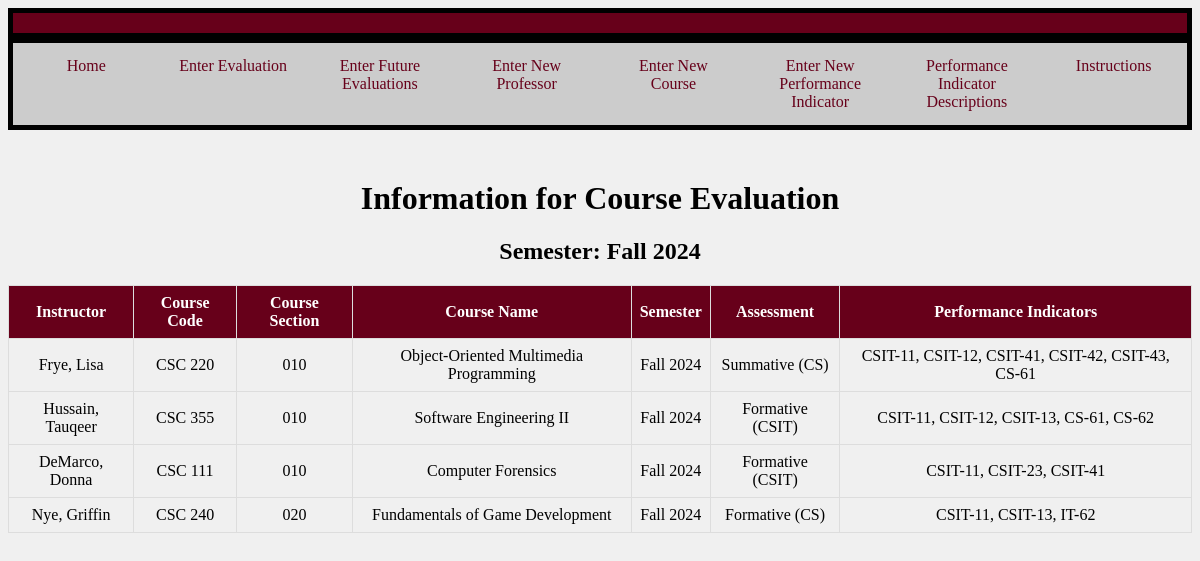
The app's page /fullSemester.php?semester=Fall 2024 with its own data.
### tables this page shows
CREATE TABLE "EVAL" (
	"ID"	INTEGER,
	"Instructor"	TEXT,
	"CourseCode"	TEXT,
	"Semester"	TEXT,
	"Assessment"	TEXT,
	"CourseName"	TEXT,
	"CourseSection"	TEXT,
	"PerformanceIndicator"	TEXT,
	PRIMARY KEY("ID" AUTOINCREMENT)
);

### fullSemester.php (the view, shortened to what this page needs)
<?php
try {
    $db = new PDO('sqlite:CSC355.db');
}
catch (Exception $exc){
    echo 'Exception: Cannot connect to the database: ', $exc->getMessage(), "\n";
}
if((isset($_GET['semester']) && isset( $_GET['code']) && isset($_GET['sec']))){
    $semester = $_GET['semester'];
    $code = $_GET['code'];
    $sec = $_GET['sec'];
    $stmt = $db->prepare("SELECT * FROM EVAL WHERE SEMESTER = :semester AND CourseCode = :code AND CourseSection = :sec");
    $stmt->bindParam(':semester', $semester);
    $stmt->bindParam(':code', $code);
    $stmt->bindParam(':sec', $sec);
    $stmt->execute();
    $perfObjective = [];
    while ($row = $stmt->fetch(PDO::FETCH_ASSOC)) {
        $perfObjective[] = $row['PerformanceIndicator'];
    }
    $separateValues = [];
    foreach ($perfObjective as $string){
        $values = explode(',', $string);
        foreach ($values as $value){
            $separateValues[] = $value;
        }
    }
    $stmt2 = $db->prepare("SELECT * FROM EVAL WHERE SEMESTER = :semester AND CourseCode = :code AND CourseSection = :sec");
    $stmt2->bindParam(':semester', $semester);
    $stmt2->bindParam(':code', $code);
    $stmt2->bindParam(':sec', $sec);
    $stmt2->execute();
    echo "<div class='header'></div>
    <div class='navigation'>
        <ul>
            <li><a href='https://unixweb.kutztown.edu/~dclea255/CourseEvaluator/home.php'>Home</a></li>
            <li><a href='https://unixweb.kutztown.edu/~dclea255/CourseEvaluator/Prototype1.php'>Enter Evaluation</a></li>
            <li><a href='https://unixweb.kutztown.edu/~dclea255/CourseEvaluator/enterFutureEvaluation.php'>Enter Future Evaluations</a></li>
            <li><a href='https://unixweb.kutztown.edu/~dclea255/CourseEvaluator/editEvaluation.php'>Edit Future Evaluations</a></li>
            <li><a href='https://unixweb.kutztown.edu/~dclea255/CourseEvaluator/enterProf.php'>Enter New Professor</a></li>
            <li><a href='https://unixweb.kutztown.edu/~dclea255/CourseEvaluator/enterCourse.php'>Enter New Course</a></li>
            <li><a href='https://unixweb.kutztown.edu/~dclea255/CourseEvaluator/enterIndicator.php'>Enter New Performance Indicator</a></li>
            <li><a href='https://unixweb.kutztown.edu/~dclea255/CourseEvaluator/PID.php'>Performance Indicator Descriptions</a></li>
            <li><a href='https://unixweb.kutztown.edu/~irove/instructions.php'>Instructions</a></li>
        </ul>
    </div>";
    echo "<h1 style = 'text-align: center;'>Information for Course Evaluation</h1>";
    echo "<h2 style = 'text-align: center;'>Semester: $semester</h2>";
    echo "<h2 style = 'text-align: center;'>Course Code: $code</h2>";
    echo "<div class='table1'>";
    echo "<table border='1'>
            <tr>
                <th>Instructor</th>
                <th>Course Code</th>
				<th>Course Section</th>
				<th>Course Name</th>
                <th>Semester</th>
                <th>Assessment</th>
            </tr>";
    while ($row = $stmt2->fetch(PDO::FETCH_ASSOC)) {
        echo "<tr>";
            echo "<td>" . $row['Instructor'] . "</td>";
            echo "<td>" . $row['CourseCode'] . "</td>";
			echo "<td>" . $row['CourseSection'] . "</td>";
			echo "<td>" . $row['CourseName'] . "</td>";
            echo "<td>" . $row['Semester'] . "</td>";
            echo "<td>" . $row['Assessment'] . "</td>";
            echo "</tr>";
    }
echo "</table>";
echo "</div>";
$stmt3 = $db->prepare("SELECT StudentNumbers, Major, EvaluationScore FROM StudentTable WHERE ID = (SELECT ID FROM EVAL WHERE SEMESTER = :semester AND CourseCode = :code AND CourseSection = :sec)");
$stmt3->bindParam(':semester', $semester);
$stmt3->bindParam(':code', $code);
$stmt3->bindParam(':sec', $sec);
$stmt3->execute();
$studentEvaluations = [];
while ($row = $stmt3->fetch(PDO::FETCH_ASSOC)) {
    $studentNumber = $row['StudentNumbers'];
    $major = $row['Major'];
    $evaluationScores = explode(',', $row['EvaluationScore']);
    $combinedScores = array_combine($separateValues, $evaluationScores);
    $studentEvaluations[] = [
        'studentNumber' => $studentNumber,
        'major' => $major,
        'scores' => $combinedScores
    ];
}
echo "<div>";
echo "<table border='1'>
        <tr>
            <th>Student Number</th>
            <th>Major</th>";
            foreach ($separateValues as $header){
                echo "<th>$header</th>";
            }
        echo "</tr>";
foreach ($studentEvaluations as $student) {
    echo "<tr>";
        echo "<td>" . $student['studentNumber'] . "</td>";
        echo "<td>" . $student['major'] . "</td>";
        foreach ($separateValues as $indicator) {
            echo "<td>" . $student['scores'][$indicator] . "</td>";
        }
        echo "</tr>";
}
echo "</table>";
echo "</div>";
}
elseif (isset($_GET['semester'])) {
    $semester = $_GET['semester'];
    $stmt = $db->prepare("SELECT * FROM EVAL WHERE SEMESTER = :semester");
    $stmt->bindParam(':semester', $semester);
    $stmt->execute();
    echo "<div class='header'></div>
    <div class='navigation'>
        <ul>
            <li><a href='https://unixweb.kutztown.edu/~dclea255/CourseEvaluator/home.php'>Home</a></li>
            <li><a href='https://unixweb.kutztown.edu/~dclea255/CourseEvaluator/Prototype1.php'>Enter Evaluation</a></li>
            <li><a href='#'>Enter Future Evaluations</a></li>
            <li><a href='https://unixweb.kutztown.edu/~dclea255/CourseEvaluator/enterProf.php'>Enter New Professor</a></li>
            <li><a href='https://unixweb.kutztown.edu/~dclea255/CourseEvaluator/enterCourse.php'>Enter New Course</a></li>
            <li><a href='https://unixweb.kutztown.edu/~dclea255/CourseEvaluator/enterIndicator.php'>Enter New Performance Indicator</a></li>
            <li><a href='#'>Performance Indicator Descriptions</a></li>
            <li><a href='https://unixweb.kutztown.edu/~irove/instructions.php'>Instructions</a></li>
        </ul>
    </div>";
    echo "<h1 style = 'text-align: center;'>Information for Course Evaluation</h1>";
    echo "<h2 style = 'text-align: center;'>Semester: $semester</h2>";
    echo "<table border='1'>
                <tr>
                    <th>Instructor</th>
                    <th>Course Code</th>
					<th>Course Section</th>
					<th>Course Name</th>
                    <th>Semester</th>
                    <th>Assessment</th>
                    <th>Performance Indicators</th>
                </tr>";
    while ($row = $stmt->fetch(PDO::FETCH_ASSOC)) {
        echo "<tr>";
            echo "<td>" . $row['Instructor'] . "</td>";
            echo "<td>" . $row['CourseCode'] . "</td>";
			echo "<td>" . $row['CourseSection'] . "</td>";
			echo "<td>" . $row['CourseName'] . "</td>";
            echo "<td>" . $row['Semester'] . "</td>";
            echo "<td>" . $row['Assessment'] . "</td>";
            echo "<td>". $row["PerformanceIndicator"] . "</td>";
            echo "</tr>";
    }
    echo "</table>";
}
?>
<!DOCTYPE html>
<html lang="en">
<head>
</head>
<body>
</body>
</html>

### fullSemester.php (style rules this page uses)
table { width: 100%; margin: 0 auto; border-collapse: collapse; }
td { padding: 20px; border: 1px solid black; text-align: center; }
.navigation { display: flex; justify-content: space-between; background-color: #ccc; overflow: hidden; width: 100%; margin-bottom: 50px; }
.navigation ul { margin: 0; padding: 0; list-style-type: none; overflow: hidden; display: flex; justify-content: space-between; width: 100%; border: 5px solid black; }
.navigation li { width: 25%; }
.navigation li a { display: block; color: #67001a; text-align: center; padding: 14px 16px; text-decoration: none; }
th, td { border: 1px solid #ddd; padding: 8px; text-align: center; }
th { background-color: #67001a; color: white; }
.header { background-color: #67001a; color: white; padding: 10px 0; text-align: center; border: 5px solid black; }
body { background-color: #f0f0f0; }

### records on screen
eval: Instructor "Frye, Lisa", CourseCode "CSC 220", CourseSection "010", CourseName "Object-Oriented Multimedia Programming", Semester "Fall 2024", Assessment "Summative (CS)", PerformanceIndicator "CSIT-11, CSIT-12, CSIT-41, CSIT-42, CSIT-43, CS-61"
eval: Instructor "Hussain, Tauqeer", CourseCode "CSC 355", CourseSection "010", CourseName "Software Engineering II", Semester "Fall 2024", Assessment "Formative (CSIT)", PerformanceIndicator "CSIT-11, CSIT-12, CSIT-13, CS-61, CS-62"
eval: Instructor "DeMarco, Donna", CourseCode "CSC 111", CourseSection "010", CourseName "Computer Forensics", Semester "Fall 2024", Assessment "Formative (CSIT)", PerformanceIndicator "CSIT-11, CSIT-23, CSIT-41"
eval: Instructor "Nye, Griffin", CourseCode "CSC 240", CourseSection "020", CourseName "Fundamentals of Game Development", Semester "Fall 2024", Assessment "Formative (CS)", PerformanceIndicator "CSIT-11, CSIT-13, IT-62"

### other values on screen
$semester "Fall 2024"
